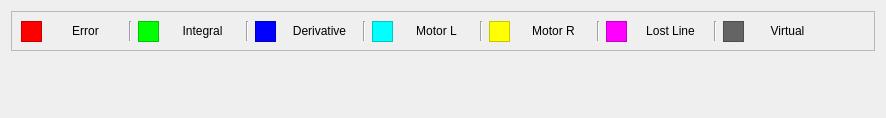
          <widget class="QWidget" name="tab">
           <attribute name="icon">
            <iconset resource="Icons/icons.qrc">
             <normaloff>:/allIcons/graph-icon (1).png</normaloff>:/allIcons/graph-icon (1).png</iconset>
           </attribute>
           <attribute name="title">
            <string>Controller</string>
           </attribute>
           <layout class="QVBoxLayout" name="verticalLayout_10">
            <item>
             <widget class="QFrame" name="frame_9">
              <property name="minimumSize">
               <size>
                <width>0</width>
                <height>40</height>
               </size>
              </property>
              <property name="maximumSize">
               <size>
                <width>16777215</width>
                <height>40</height>
               </size>
              </property>
              <property name="frameShape">
               <enum>QFrame::StyledPanel</enum>
              </property>
              <property name="frameShadow">
               <enum>QFrame::Raised</enum>
              </property>
              <layout class="QHBoxLayout" name="horizontalLayout_7">
               <item>
                <widget class="QFrame" name="frame_2">
                 <property name="minimumSize">
                  <size>
                   <width>21</width>
                   <height>21</height>
                  </size>
                 </property>
                 <property name="maximumSize">
                  <size>
                   <width>21</width>
                   <height>21</height>
                  </size>
                 </property>
                 <property name="autoFillBackground">
                  <bool>false</bool>
                 </property>
                 <property name="styleSheet">
                  <string notr="true">background-color: rgb(255, 0, 0);</string>
                 </property>
                 <property name="frameShape">
                  <enum>QFrame::StyledPanel</enum>
                 </property>
                 <property name="frameShadow">
                  <enum>QFrame::Raised</enum>
                 </property>
                </widget>
               </item>
               <item>
                <widget class="QPushButton" name="btn_clr_error">
                 <property name="maximumSize">
                  <size>
                   <width>75</width>
                   <height>27</height>
                  </size>
                 </property>
                 <property name="focusPolicy">
                  <enum>Qt::NoFocus</enum>
                 </property>
                 <property name="text">
                  <string>Error</string>
                 </property>
                 <property name="flat">
                  <bool>true</bool>
                 </property>
                </widget>
               </item>
               <item>
                <widget class="Line" name="line_25">
                 <property name="orientation">
                  <enum>Qt::Vertical</enum>
                 </property>
                </widget>
               </item>
               <item>
                <widget class="QFrame" name="frame_3">
                 <property name="minimumSize">
                  <size>
                   <width>21</width>
                   <height>21</height>
                  </size>
                 </property>
                 <property name="maximumSize">
                  <size>
                   <width>21</width>
                   <height>21</height>
                  </size>
                 </property>
                 <property name="autoFillBackground">
                  <bool>false</bool>
                 </property>
                 <property name="styleSheet">
                  <string notr="true">background-color: rgb(0, 255, 0);</string>
                 </property>
                 <property name="frameShape">
                  <enum>QFrame::StyledPanel</enum>
                 </property>
                 <property name="frameShadow">
                  <enum>QFrame::Raised</enum>
                 </property>
                </widget>
               </item>
               <item>
                <widget class="QPushButton" name="btn_clr_integral">
                 <property name="sizePolicy">
                  <sizepolicy hsizetype="Expanding" vsizetype="Minimum">
                   <horstretch>0</horstretch>
                   <verstretch>0</verstretch>
                  </sizepolicy>
                 </property>
                 <property name="minimumSize">
                  <size>
                   <width>50</width>
                   <height>0</height>
                  </size>
                 </property>
                 <property name="maximumSize">
                  <size>
                   <width>75</width>
                   <height>27</height>
                  </size>
                 </property>
                 <property name="focusPolicy">
                  <enum>Qt::NoFocus</enum>
                 </property>
                 <property name="text">
                  <string>Integral</string>
                 </property>
                 <property name="flat">
                  <bool>true</bool>
                 </property>
                </widget>
               </item>
               <item>
                <widget class="Line" name="line_26">
                 <property name="orientation">
                  <enum>Qt::Vertical</enum>
                 </property>
                </widget>
               </item>
               <item>
                <widget class="QFrame" name="frame_4">
                 <property name="minimumSize">
                  <size>
                   <width>21</width>
                   <height>21</height>
                  </size>
                 </property>
                 <property name="maximumSize">
                  <size>
                   <width>21</width>
                   <height>21</height>
                  </size>
                 </property>
                 <property name="autoFillBackground">
                  <bool>false</bool>
                 </property>
                 <property name="styleSheet">
                  <string notr="true">background-color: rgb(0, 0, 255);</string>
                 </property>
                 <property name="frameShape">
                  <enum>QFrame::StyledPanel</enum>
                 </property>
                 <property name="frameShadow">
                  <enum>QFrame::Raised</enum>
                 </property>
                </widget>
               </item>
               <item>
                <widget class="QPushButton" name="btn_clr_derivative">
                 <property name="maximumSize">
                  <size>
                   <width>75</width>
                   <height>27</height>
                  </size>
                 </property>
                 <property name="focusPolicy">
                  <enum>Qt::NoFocus</enum>
                 </property>
                 <property name="text">
                  <string>Derivative</string>
                 </property>
                 <property name="flat">
                  <bool>true</bool>
                 </property>
                </widget>
               </item>
               <item>
                <widget class="Line" name="line_27">
                 <property name="orientation">
                  <enum>Qt::Vertical</enum>
                 </property>
                </widget>
               </item>
               <item>
                <widget class="QFrame" name="frame_6">
                 <property name="minimumSize">
                  <size>
                   <width>21</width>
                   <height>21</height>
                  </size>
                 </property>
                 <property name="maximumSize">
                  <size>
                   <width>21</width>
                   <height>21</height>
                  </size>
                 </property>
                 <property name="autoFillBackground">
                  <bool>false</bool>
                 </property>
                 <property name="styleSheet">
                  <string notr="true">background-color: rgb(0, 255, 255);</string>
                 </property>
                 <property name="frameShape">
                  <enum>QFrame::StyledPanel</enum>
                 </property>
                 <property name="frameShadow">
                  <enum>QFrame::Raised</enum>
                 </property>
                </widget>
               </item>
               <item>
                <widget class="QPushButton" name="btn_clr_leftM">
                 <property name="maximumSize">
                  <size>
                   <width>75</width>
                   <height>27</height>
                  </size>
                 </property>
                 <property name="focusPolicy">
                  <enum>Qt::NoFocus</enum>
                 </property>
                 <property name="text">
                  <string>Motor L</string>
                 </property>
                 <property name="flat">
                  <bool>true</bool>
                 </property>
                </widget>
               </item>
               <item>
                <widget class="Line" name="line_28">
                 <property name="orientation">
                  <enum>Qt::Vertical</enum>
                 </property>
                </widget>
               </item>
               <item>
                <widget class="QFrame" name="frame_5">
                 <property name="minimumSize">
                  <size>
                   <width>21</width>
                   <height>21</height>
                  </size>
                 </property>
                 <property name="maximumSize">
                  <size>
                   <width>21</width>
                   <height>21</height>
                  </size>
                 </property>
                 <property name="autoFillBackground">
                  <bool>false</bool>
                 </property>
                 <property name="styleSheet">
                  <string notr="true">background-color: rgb(255, 255, 0);</string>
                 </property>
                 <property name="frameShape">
                  <enum>QFrame::StyledPanel</enum>
                 </property>
                 <property name="frameShadow">
                  <enum>QFrame::Raised</enum>
                 </property>
                </widget>
               </item>
               <item>
                <widget class="QPushButton" name="btn_clr_rightM">
                 <property name="maximumSize">
                  <size>
                   <width>75</width>
                   <height>27</height>
                  </size>
                 </property>
                 <property name="focusPolicy">
                  <enum>Qt::NoFocus</enum>
                 </property>
                 <property name="text">
                  <string>Motor R</string>
                 </property>
                 <property name="flat">
                  <bool>true</bool>
                 </property>
                </widget>
               </item>
               <item>
                <widget class="Line" name="line_29">
                 <property name="orientation">
                  <enum>Qt::Vertical</enum>
                 </property>
                </widget>
               </item>
               <item>
                <widget class="QFrame" name="frame_7">
                 <property name="minimumSize">
                  <size>
                   <width>21</width>
                   <height>21</height>
                  </size>
                 </property>
                 <property name="maximumSize">
                  <size>
                   <width>21</width>
                   <height>21</height>
                  </size>
                 </property>
                 <property name="autoFillBackground">
                  <bool>false</bool>
                 </property>
                 <property name="styleSheet">
                  <string notr="true">background-color: rgb(255, 0, 255);</string>
                 </property>
                 <property name="frameShape">
                  <enum>QFrame::StyledPanel</enum>
                 </property>
                 <property name="frameShadow">
                  <enum>QFrame::Raised</enum>
                 </property>
                </widget>
               </item>
               <item>
                <widget class="QPushButton" name="btn_clr_Line">
                 <property name="maximumSize">
                  <size>
                   <width>75</width>
                   <height>27</height>
                  </size>
                 </property>
                 <property name="focusPolicy">
                  <enum>Qt::NoFocus</enum>
                 </property>
                 <property name="text">
                  <string>Lost Line</string>
                 </property>
                 <property name="flat">
                  <bool>true</bool>
                 </property>
                </widget>
               </item>
               <item>
                <widget class="Line" name="line_4">
                 <property name="orientation">
                  <enum>Qt::Vertical</enum>
                 </property>
                </widget>
               </item>
               <item>
                <widget class="QFrame" name="frame_8">
                 <property name="minimumSize">
                  <size>
                   <width>21</width>
                   <height>21</height>
                  </size>
                 </property>
                 <property name="maximumSize">
                  <size>
                   <width>21</width>
                   <height>21</height>
                  </size>
                 </property>
                 <property name="autoFillBackground">
                  <bool>false</bool>
                 </property>
                 <property name="styleSheet">
                  <string notr="true">background-color: rgb(100, 100, 100);</string>
                 </property>
                 <property name="frameShape">
                  <enum>QFrame::StyledPanel</enum>
                 </property>
                 <property name="frameShadow">
                  <enum>QFrame::Raised</enum>
                 </property>
                </widget>
               </item>
               <item>
                <widget class="QPushButton" name="btn_clr_virtual">
                 <property name="maximumSize">
                  <size>
                   <width>75</width>
                   <height>27</height>
                  </size>
                 </property>
                 <property name="focusPolicy">
                  <enum>Qt::NoFocus</enum>
                 </property>
                 <property name="text">
                  <string>Virtual</string>
                 </property>
                 <property name="flat">
                  <bool>true</bool>
                 </property>
                </widget>
               </item>
               <item>
                <spacer name="horizontalSpacer_31">
                 <property name="orientation">
                  <enum>Qt::Horizontal</enum>
                 </property>
                 <property name="sizeHint" stdset="0">
                  <size>
                   <width>40</width>
                   <height>20</height>
                  </size>
                 </property>
                </spacer>
               </item>
              </layout>
             </widget>
            </item>
            <item>
             <widget class="QWidget" name="plottingArea1" native="true">
              <property name="minimumSize">
               <size>
                <width>0</width>
                <height>50</height>
               </size>
              </property>
              <property name="autoFillBackground">
               <bool>false</bool>
              </property>
             </widget>
            </item>
           </layout>
          </widget>
